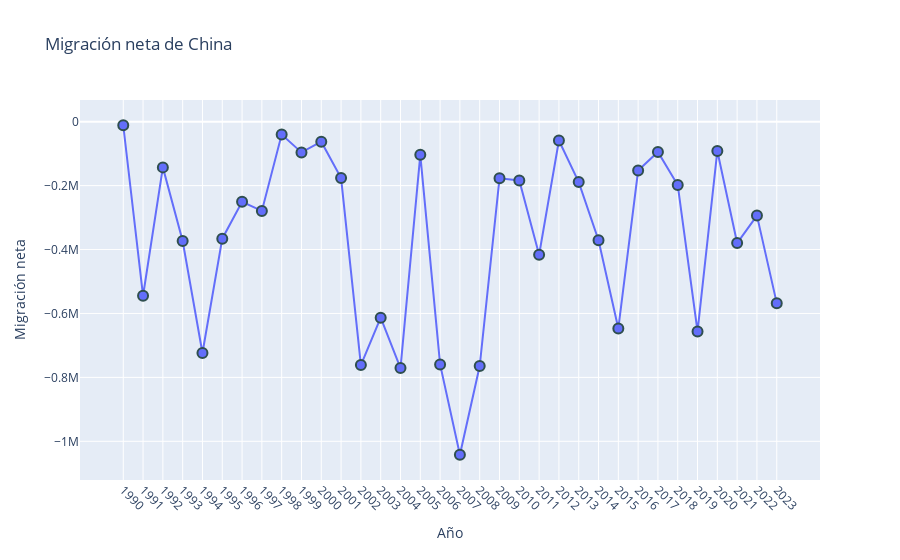

Here is the notebook cell this chart was saved with:
### Code cell
fig = px.line(migracion, x='Year', y='Net Migration', title='Migración neta de China')
fig.update_traces(mode='lines+markers')
fig.update_layout(xaxis_title='Año', yaxis_title='Migración neta')
fig.update_traces(marker=dict(size=10, line=dict(width=2, color='DarkSlateGrey')))
fig.update_layout(
    xaxis_title='Año',
    yaxis_title='Migración neta',
    xaxis=dict(
        tickvals=migracion['Year'].tolist(),  # Asegurarse de que los ticks sean correctos
        tickangle=45  # Rotar las etiquetas del eje X a 45 grados
    )
)
fig.show()

### Figure 1 — Plotly figure (JSON) as saved in the notebook; plotly's stock layout.template omitted (floating-point values rounded to 4 significant figures)
{"data": [{"hovertemplate": "Year=%{x}<br>Net Migration=%{y}<extra></extra>", "legendgroup": "", "line": {"color": "#636efa", "dash": "solid"}, "marker": {"line": {"color": "DarkSlateGrey", "width": 2}, "size": 10, "symbol": "circle"}, "mode": "lines+markers", "name": "", "orientation": "h", "showlegend": false, "type": "scatter", "x": [1990, 1991, 1992, 1993, 1994, 1995, 1996, 1997, 1998, 1999, 2000, 2001, 2002, 2003, 2004, 2005, 2006, 2007, 2008, 2009, 2010, 2011, 2012, 2013, 2014, 2015, 2016, 2017, 2018, 2019, 2020, 2021, 2022, 2023], "xaxis": "x", "y": [-11187, -544650, -142985, -373316, -723641, -365986, -250750, -279251, -40472, -96102, -62622, -176419, -761291, -613223, -770977, -103701, -759559, -1042019, -764370, -177135, -184144, -416189, -58864, -188951, -371108, -646941, -153056, -94625, -198206, -656091, -91577, -379749, -293846, -567724], "yaxis": "y"}], "layout": {"legend": {"tracegroupgap": 0}, "title": {"text": "Migración neta de China"}, "xaxis": {"anchor": "y", "domain": [0, 1], "tickangle": 45, "tickvals": [1990, 1991, 1992, 1993, 1994, 1995, 1996, 1997, 1998, 1999, 2000, 2001, 2002, 2003, 2004, 2005, 2006, 2007, 2008, 2009, 2010, 2011, 2012, 2013, 2014, 2015, 2016, 2017, 2018, 2019, 2020, 2021, 2022, 2023], "title": {"text": "Año"}}, "yaxis": {"anchor": "x", "domain": [0, 1], "title": {"text": "Migración neta"}}}}
